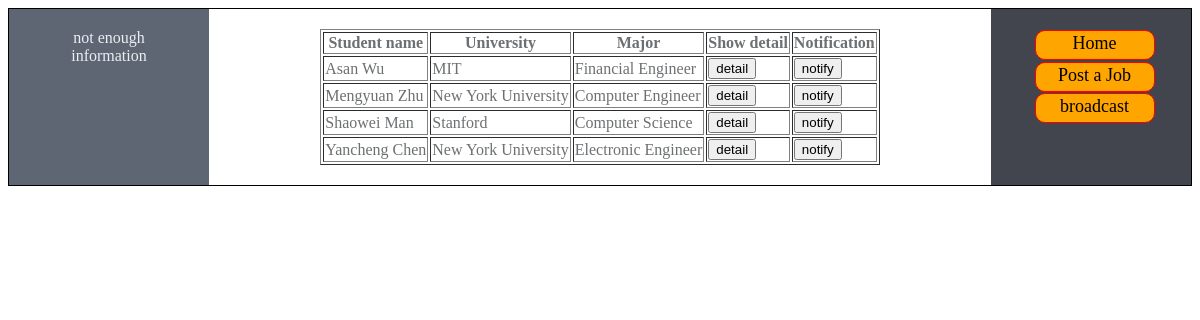
Screenshot of /search.php with the database file from the repository.
### tables this page shows
CREATE TABLE `Student` (
  `sid` VARCHAR(10) NOT NULL,
  `sname` VARCHAR(20) NOT NULL,
  `spassword` VARCHAR(45) NOT NULL,
  `gpa` VARCHAR(10) NULL,
  `university` VARCHAR(25) NULL,
  `major` VARCHAR(25) NULL,
  `phone` VARCHAR(15) NULL,
  `email` VARCHAR(45) NULL,
  `interests` VARCHAR(1000) NULL,
 `qualification` VARCHAR(1000) NULL,
  `resume` VARCHAR(1000) NULL,
  `security` ENUM('allow', 'not allow')  NULL,
  PRIMARY KEY (`sid`));

### JobsDB.php (called while the page is built, shortened)
<?php
function dbopen ()
{
	$mysqli = mysqli_connect(DB_HOST,DB_USER,DB_PASS,DB_NAME);
	return $mysqli;
}
function getRelatedStudents($keywords) {
	$mysqli = dbopen();
	$sql6 = "SELECT * FROM student
	WHERE resume like ? or major like ? or university like ? or gpa > ? or interests like ? or qualification like ?";
	$keywords1 = "%{$keywords}%";
	$stmt = $mysqli->prepare($sql6);
    $stmt->bind_param('ssssss', $keywords1,$keywords1,$keywords1,$keywords,$keywords1,$keywords1);
    $stmt->execute();
 	$result = $stmt->get_result();
	return $result;
}
?>

### search.php (the view, shortened to what this page needs)
<?php
include 'JobsDB.php';
$con = dbopen();
$uid = $_SESSION["uid"];
$keywords =$_GET['keywords'];
$query = "SELECT * FROM company where cid='$uid'";
$companyinfo = mysqli_query($con, $query);
$result = getRelatedStudents($keywords);
?>
<!DOCTYPE html>
<head>
  <link rel="stylesheet" href="companystyle.css">
</head>
<body>
 <div class = "wrap" align="center">
   <div class = "left">
<?php
  if (mysqli_num_rows($companyinfo) > 0) {
    while($row = mysqli_fetch_assoc($companyinfo)) {
      echo "Company Name"."<br>";
      echo "<div>" . htmlspecialchars($row['cname']) . "</div>" . "<br>";
      echo "Location"."<br>";
      echo "<div>" . htmlspecialchars($row['clocation']) . "</div>"."<br>";
      echo "Industry"."<br>";
      echo "<div>" . htmlspecialchars($row['industry']) . "</div>" ."<br>";
    }
  } else{
    echo "not enough information";
  }
?>
   </div>
   <div class = "right">
      <a href="company.php" style="text-decoration: none; color: black;">
    <div style="width: 120px;  height: 30px; background-color: orange; border: solid red 1px; border-radius: 10px; text-align: center; margin-top: 1%; margin-left: 5%;">
      <p style="font-size:18px; font-family: cursive; margin: 2px auto;">
      Home
      </p>
    </div>
  </a>
    <a href="postJob.php" style="text-decoration: none; color: black;">
    <div style="width: 120px;  height: 30px; background-color: orange; border: solid red 1px; border-radius: 10px; text-align: center; margin-top: 1%; margin-left: 5%;">
      <p style="font-size:18px; font-family: cursive; margin: 2px auto;">
      Post a Job
      </p>
    </div>
  </a>
    <a href="broadcast.php" style="text-decoration: none; color: black;">
    <div style="width: 120px;  height: 30px; background-color: orange; border: solid red 1px; border-radius: 10px; text-align: center; margin-top: 1%; margin-left: 5%;">
      <p style="font-size:18px; font-family: cursive; margin: 2px auto;">
      broadcast
      </p>
    </div>
  </a>
   </div>
   <div class = "middle">
<?php
     if (mysqli_num_rows($result) > 0) {
        echo "<table border='1'>
        <tr>
        <th>Student name </th>
        <th>University</th>
        <th>Major</th>
        <th>Show detail</th>
        <th>Notification</th>
        </tr>";
        while ($row = mysqli_fetch_assoc($result)){
              $sid = $row['sid'];
              echo "<tr>";
              echo "<td>" . htmlspecialchars($row['sname']) . "</td>";
              echo "<td>" . htmlspecialchars($row['university']) . "</td>";
              echo "<td>" . htmlspecialchars($row['major']). "</td>";
              echo "<td>"."<a href='studentdetail.php?sid=$sid'>"."<button type='submit'>"."detail"."<value='detail'>"."</button>"."</a>"."</td>";
              echo "<td>"."<a href='notifyJob.php?sid=$sid'>"."<button type='submit'>"."notify"."<value='detail'>"."</button>"."</a>"."</td>";
        }
        echo "</table>";
    }
    else {
        echo "no results";
    }
?>
   </div>
 </div>
</body>
</html>

### companystyle.css (style rules this page uses)
* { box-sizing: border-box; }
.wrap { border: 1px solid; overflow : auto; position: relative; width: 100%; height: 100%; }
.left { width: 200px; float: left; color: #ebeef3; padding: 20px 30px; }
.left:after { content: ''; position: absolute; width: 200px; background: #5f6673; left: 0; top: 0; bottom: 0; z-index: -1; }
.middle { margin-left: 200px; margin-right: 200px; padding: 20px 30px; color: #6d7072; }
.middle:after { content:''; position: absolute; top: 0; bottom: 0; left: 200px; right: 200px; z-index: -1; background: #fff; }
.right { width: 200px; float: right; color: #ebeef3; padding: 20px 30px; }
.right:before { content:''; position: absolute; width: 200px; background-color: #42454e; top:0; right:0; bottom:0; z-index: -1; }

### rows the page displays
student: sname "Asan Wu", university "MIT", major "Financial Engineer"
student: sname "Mengyuan Zhu", university "New York University", major "Computer Engineer"
student: sname "Shaowei Man", university "Stanford", major "Computer Science"
student: sname "Yancheng Chen", university "New York University", major "Electronic Engineer"
